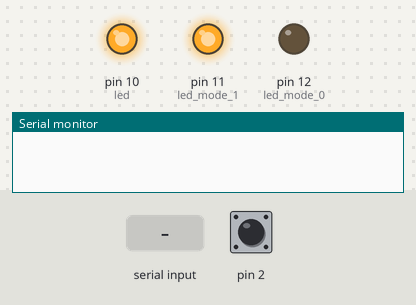
A sketch run on a simulated Arduino Uno, built with avr-gcc and run on an emulated ATmega328P. Shown: output pins drawn as LEDs (lit = HIGH), the last lines printed to the serial monitor. Wiring (inferred from the names in the program): DS3231 clock at I2C address 0x68. Inputs (shaded band) come from the test bench; at power-on: pin 2 HIGH. The local clock reads 2024-03-15 10:24:30 at power-on unless the sketch sets it.

Above: at 1.2 s.
1.3 s: pin 2 pulled LOW for 0.15 s
At 1.37 s:
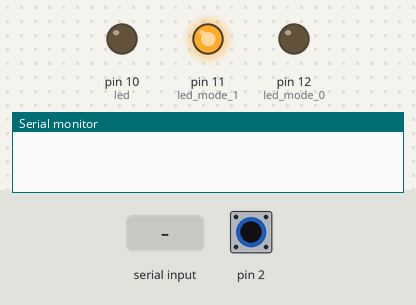
4.4 s: "tat\n" received over Serial
5.9 s: pin 2 pulled LOW for 3.2 s
At 9.8 s:
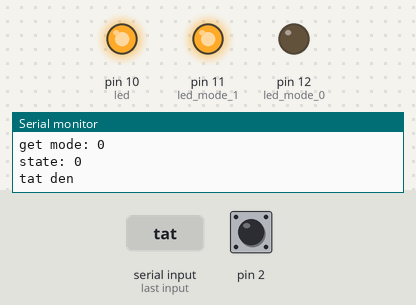
Timing chart, 0 to 11.3 s (numbered marks = the images above; inputs shaded):
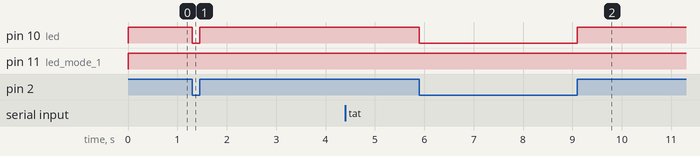

Measured:
- after the input at 1.3 s, pin 10 (led): HIGH → LOW at once, → HIGH 0.15 s later
- after the input at 5.9 s, pin 10 (led): HIGH → LOW at once, → HIGH 3.2 s later

The sketch:

S_LED.ino
```cpp
#include <Wire.h>

/*Dia chi DS3231*/
const byte DS3231 = 0x68;
/*So byte du lieu duoc doc tu DS3231*/
const byte NumberOfFields = 3;

/*Khai bao bien thoi gian*/
int second=10, minute=0, hour=0;                     //Bien luu thoi gian cai dat cho RTC
int second_tmp, minute_tmp, hour_tmp;         //Bien tam dung de luu gia tri thoi gian doc tu RTC
int led = 10, led_mode_0 = 12, led_mode_1 = 11;       //Den hien thi che do Auto = 11, che do hen gio = 12
unsigned char led_str[30];                    //Bien tam luu chuoi
unsigned char ch;
int i =0;                                     //Bien dem
int mode=0;
int sensor=0;
/*-------------------------------*/
void readDS3231()
{ Wire.beginTransmission(DS3231);       //Truyen dia chi của RTC
  Wire.write((byte)0x00);               //Dinh dia chi thanh ghi bat dau doc thoi gian 0x00
  Wire.endTransmission();
  Wire.requestFrom(DS3231,NumberOfFields);

  second_tmp = bcd2dec(Wire.read() & 0x7f);     //Doc giay
  minute_tmp = bcd2dec(Wire.read() );           //Doc phut
  hour_tmp = bcd2dec(Wire.read() & 0x3f);       //Doc gio che do 24h
}
/*------------------------------*/
/*Chuyen tu BCD sang DEC*/
int bcd2dec(byte num)
{
  return  ((num/16*10) + (num%16));
}
/*Chuyen tu DEC sang BCD*/
int dec2bcd(byte num)
{
  return ((num/10*16)+(num%10));
}
/*------------------------------*/
/*Cai dat thoi gian cho DS3231*/
void setTime(byte second, byte minute, byte hour)
{
  Wire.beginTransmission(DS3231);
  Wire.write(byte(0x00));             //Dat lai Pointer
  Wire.write(dec2bcd(second));
  Wire.write(dec2bcd(minute));
  Wire.write(dec2bcd(hour));
  Wire.endTransmission();
}
/*-------------------------------*/
//Doc gia tri thoi gian tu chuoi va chuyen tu string sang int
int get_time(char mystring[40])
{  char time_str[6];
  int i, n = 0, time_int ;
  for (i=0;i<strlen(mystring);i++)
  { if ((mystring[i]>='0') && (mystring[i]<='9'))
    { time_str[n] = mystring[i];
      n++;
    }
  }
  if (n == 0) return 0;
  else
  { time_int = atoi(time_str);
    return time_int;
  }
}
/*----------------------------------*/
//Doc che do cua den
void get_mode(char mystring[30])
{  char mode_str[7];
  strncpy(mode_str,mystring+7,7);     //Tach 3 ki tu dau tien khoi chuoi
  mode_str[7] = '\0';
  if ((strcmp(mode_str,"tu dong")) ==0){
    mode = 0;
   //Auto mode = 0, Hen gio = 1
  }
  else if ((strcmp(mode_str,"hen gio")) == 0){
    mode = 1;
  }
  else{
    mode = mode;
  }
}
/*------------------------------*/
//Doc trang thai cua den
int get_state(char mystring[30])
{
  String state =  "123";

  for(int i=0; i<3;i++)
  {
    state[i] = char(mystring[i]);
   }
   Serial.print("state: ");
   if(state == "mo "){
    Serial.println(1);
    return 1;
   }else if(state == "tat"){
    Serial.println(0);
      return 0;
   }
}
/*--------------------------------*/
/*Xoa du lieu trong mang*/
void clr_str (char string[30])
{
  for (int i = 0; i<30;i++)
  {
    string[i] = 0x00;
  }
}
/*-----------------------------------*/
/*Tinh toan thoi gian cai dat*/
void time_cal(int time_tmp)
{    int time_div=0;
     second = time_tmp%60;     //Doi sang giay
     time_div = time_tmp/60;
     hour = time_div/60;     //Doi sang gio
     minute = time_div%60;    //Doi sang phut
}
void setup() {
  // put your setup code here, to run once:
    Wire.begin();             //Khoi dong I2C
    /*Cai dat thoi gian cho RTC*/
    Serial.begin(9600);

    pinMode(led, OUTPUT);       //Dat chan 13 lam OUTPUT
    digitalWrite(led, HIGH);         //Tat den
    pinMode(2,INPUT_PULLUP);
    pinMode(11, OUTPUT);
    pinMode(12, OUTPUT);
}
/*---------------------------------*/
/*Reset thoi gian*/
void reset_Time()
{
  second=0;
  minute=0;
  hour=0;
}
void loop() {
  // put your main code here, to run repeatedly:
  if (Serial.available())
  {
    ch = Serial.read();               //Doc du lieu tu Buffer
    if (ch!='\n')
    {  led_str[i]=ch;
       i++;
    }

    else
    {

      i = 0;
      Serial.print("get mode: ");
      get_mode(led_str);
      Serial.println(mode);

      int state_ = get_state(led_str);
      if ( (state_ == 1) && (mode==1) )
      {
        Serial.print("doc trang thai: ");

        int time_tmp=0;
        time_tmp = get_time(led_str);       //Doc thoi gian tu chuoi
        Serial.println(time_tmp);
        time_cal(time_tmp);                         //Tinh toan thoi gian cai dat
        setTime(0,0,0);                     //Cai dat thoi gian cho RTC
        digitalWrite(led,HIGH);             //Bat den
        delay(1);                           //Delay 1ms
        readDS3231();                       //Doc thoi gian tu RTC lan dau
        clr_str(led_str);
      }
     else if (state_ == 0)
     {
      clr_str(led_str);
      Serial.println("tat den");
      digitalWrite(led,LOW);              //Tat den
                       //Xoa chuoi
     }

   }
 }
  readDS3231(); //Doc thoi gian tu RTC lan dau
//   Serial.print("Mode:");
//   Serial.println(mode);
  if ( (second_tmp==second) && (minute_tmp==minute) && (hour_tmp==hour) && ((second!=0)|(minute!=0)|(hour!=0)) ) //Da du thoi gian, tat den
     {  digitalWrite(led, LOW);         //Tat den
        setTime(0,0,0);                  //Dat lai thoi gian cho RTC
        reset_Time();                    //Reset lai thoi gian cai dat
     }
  if (mode==0)            //Che do Auto
  {
    digitalWrite(led_mode_1, HIGH);
    digitalWrite(led_mode_0, LOW);
    sensor = digitalRead(2);
//    Serial.println("che do auto");
    if (sensor==1) digitalWrite(led,HIGH);
    else digitalWrite(led,LOW);
//     Serial.println(sensor);
  }
  else if (mode==1)
  {
    digitalWrite(led_mode_0, HIGH);
    digitalWrite(led_mode_1, LOW);
  }
}
```
